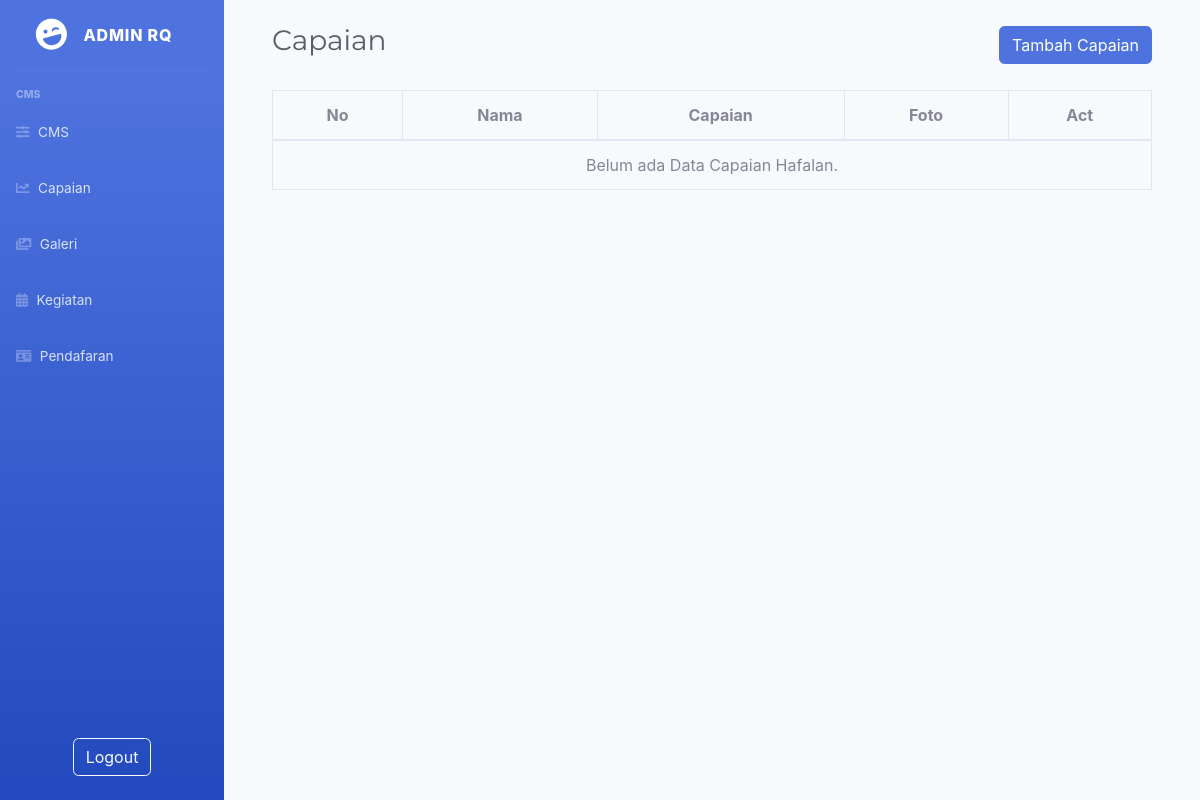
Page /index.php/capaian on the earlier database version.
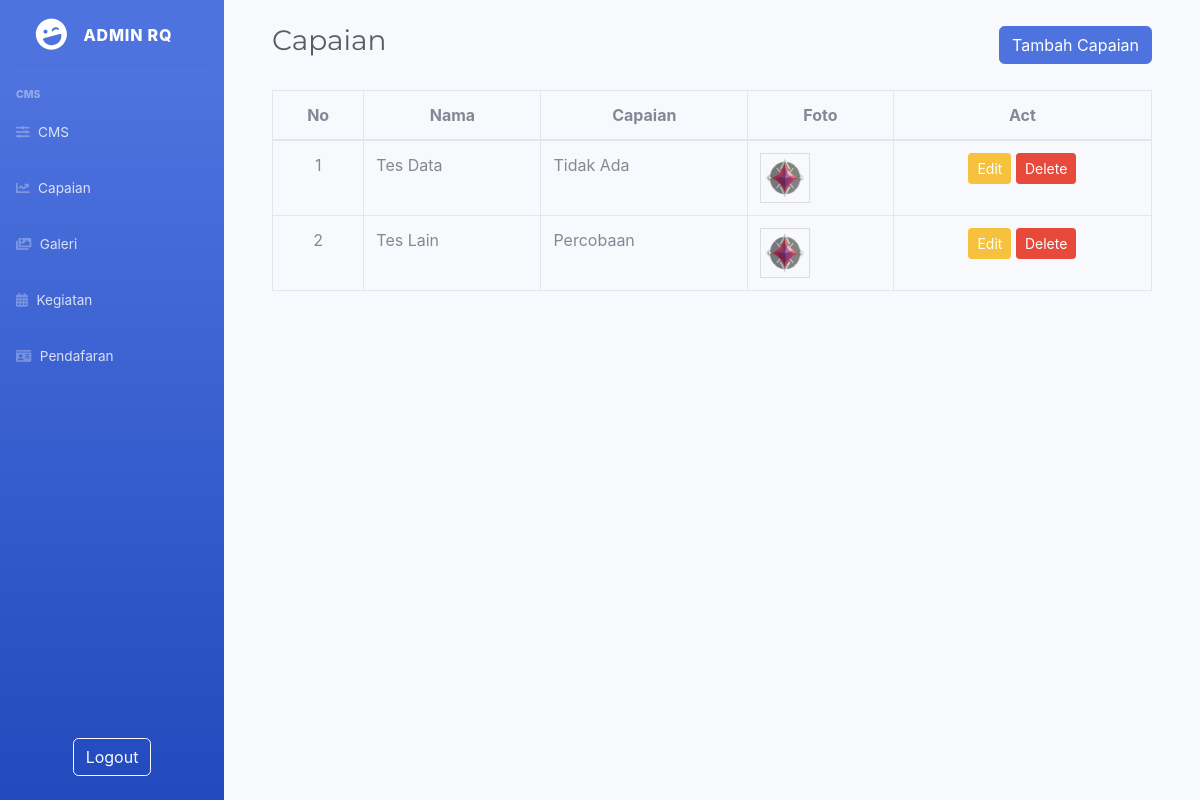
Same page on the later database version.
### tables this page shows
CREATE TABLE `achievement` (
  `id_achievement` int NOT NULL,
  `name` varchar(75) NOT NULL,
  `achievement` varchar(100) NOT NULL,
  `image` varchar(255) NOT NULL,
  `is_deleted` tinyint NOT NULL DEFAULT '0'
);

### application/controllers/Capaian.php (called while the page is built, shortened)
<?php
class Capaian extends CI_Controller
{
    public function __construct()
    {
        $this->load->model('Capaian_model');
    }
    public function index()
    {
        $data['achievement'] = $this->Capaian_model->get_all();
        $this->load->view('layout/header');
        $this->load->view('layout/sidebar');
        $this->load->view('admin/capaian', $data);
        $this->load->view('script/capaian_script');
        $this->load->view('layout/footer');
    }
}

### index.php (called while the page is built, shortened)
<?php
require_once BASEPATH.'core/CodeIgniter.php';

### application/models/Capaian_model.php (called while the page is built, shortened)
<?php
class Capaian_model extends CI_Model
{
    public function get_all()
    {
        return $this->db->get_where('achievement', ['is_deleted' => 0])->result();
    }
}

### application/views/admin/capaian.php (the view, shortened to what this page needs)
    <div id="content-wrapper" class="d-flex flex-column">
        <div id="content" class="p-4">
            <div class="container-fluid">
                <div class="d-flex justify-content-between align-items-center mb-4">
                    <h1 class="h3 text-gray-800">Capaian</h1>
                    <button class="btn btn-primary" data-toggle="modal" data-target="#capaianModal">Tambah Capaian</button>
                </div>
                <div class="row">
                    <div class="col-lg-12 mb-4">
                        <div class="table-responsive">
                            <table class="table table-bordered" id="dataTable" width="100%" cellspacing="0">
                                <thead>
                                    <tr>
                                        <th class="text-center">No</th>
                                        <th class="text-center">Nama</th>
                                        <th class="text-center">Capaian</th>
                                        <th class="text-center">Foto</th>
                                        <th class="text-center">Act</th>
                                    </tr>
                                </thead>
                                <tbody>
                                    <?php if (!empty($achievement)) : ?>
                                        <?php
                                        $no = 1;
                                        foreach ($achievement as $row) : ?>
                                            <tr>
                                                <td class="text-center"><?= $no++ ?></td>
                                                <td><?= $row->name ?></td>
                                                <td><?= $row->achievement ?></td>
                                                <td class="">
                                                    <div style="width: 50px; height: 50px; display: inline-block; background: #f8f9fa; border: 1px solid #ddd; padding: 4px;">
                                                        <img src="<?= base_url('uploads/capaian/' . $row->image) ?>" alt="<?= $row->name ?>"
                                                            style="width: 100%; height: 100%; object-fit: contain;">
                                                    </div>
                                                </td>
                                                <td class="text-center">
                                                    <a href="#" class="btn btn-sm btn-warning btn-edit"
                                                        data-id="<?= $row->id_achievement ?>"
                                                        data-name="<?= htmlspecialchars($row->name, ENT_QUOTES) ?>"
                                                        data-achievement="<?= htmlspecialchars($row->achievement, ENT_QUOTES) ?>"
                                                        data-image="<?= $row->image ?>"
                                                        data-toggle="modal" data-target="#capaianModal">
                                                        Edit
                                                    </a>
                                                    <a href="<?= base_url('Capaian/delete/' . $row->id_achievement) ?>"
                                                        class="btn btn-sm btn-danger"
                                                        onclick="return confirm('Yakin ingin menghapus Capaian ini?')">
                                                        Delete
                                                    </a>
                                                </td>
                                            </tr>
                                        <?php endforeach; ?>
                                    <?php else : ?>
                                        <tr>
                                            <td colspan="5" class="text-center text-muted">Belum ada Data Capaian Hafalan.</td>
                                        </tr>
                                    <?php endif; ?>
                                </tbody>
                            </table>
                        </div>
                    </div>
                </div>
            </div>
        </div>
    </div>
</div>

Differences in the rows shown:
added achievement: name "Tes Data", achievement "Tidak Ada", image (picture)
added achievement: name "Tes Lain", achievement "Percobaan", image (picture)
Other differences:
text no longer shown: "Belum ada Data Capaian Hafalan."
